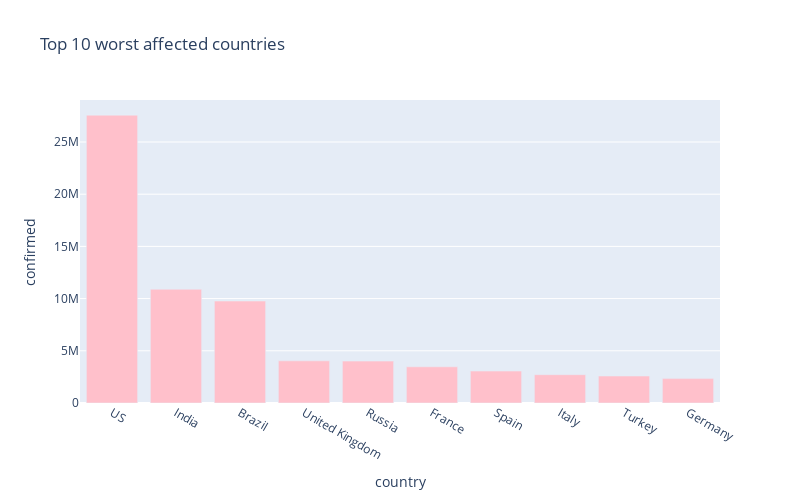

Notebook source saved alongside this figure:
### Code cell
px.bar(
    sorted_country_df.head(10),
    x = "country",
    y = "confirmed",
    title= "Top 10 worst affected countries", # the axis names
    color_discrete_sequence=["pink"], 
    height=500,
    width=800
)

### Figure 1 — Plotly figure (JSON) as saved in the notebook; plotly's stock layout.template omitted (floating-point values rounded to 4 significant figures)
{"data": [{"alignmentgroup": "True", "hovertemplate": "country=%{x}<br>confirmed=%{y}<extra></extra>", "legendgroup": "", "marker": {"color": "pink"}, "name": "", "offsetgroup": "", "orientation": "v", "showlegend": false, "textposition": "auto", "type": "bar", "x": ["US", "India", "Brazil", "United Kingdom", "Russia", "France", "Spain", "Italy", "Turkey", "Germany"], "xaxis": "x", "y": [27570034, 10892746, 9765455, 4038884, 4012538, 3467051, 3056035, 2710819, 2579896, 2336905], "yaxis": "y"}], "layout": {"barmode": "relative", "height": 500, "legend": {"tracegroupgap": 0}, "title": {"text": "Top 10 worst affected countries"}, "width": 800, "xaxis": {"anchor": "y", "domain": [0, 1], "title": {"text": "country"}}, "yaxis": {"anchor": "x", "domain": [0, 1], "title": {"text": "confirmed"}}}}
